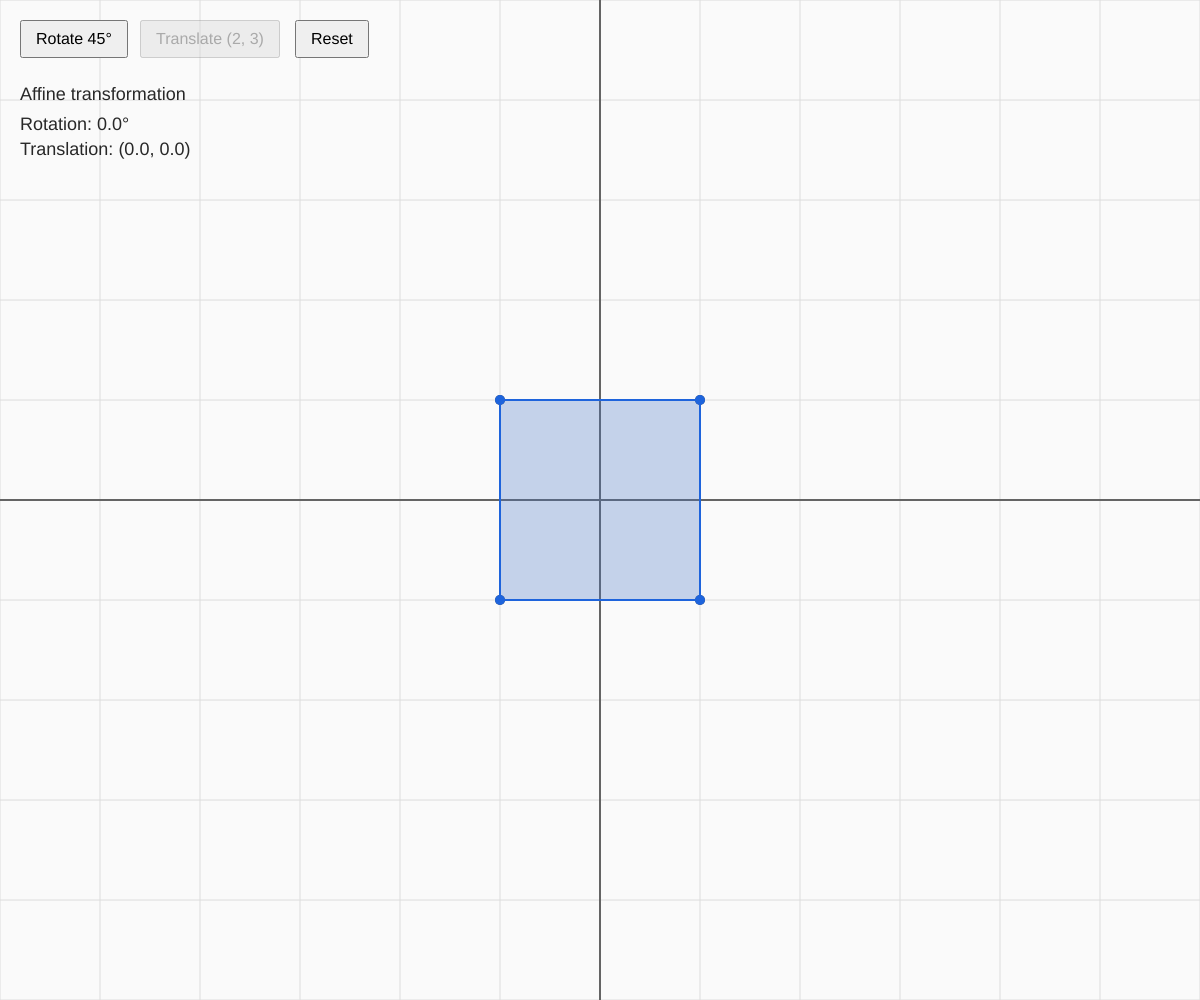
Frame 1 (no input)
Frame 60 (no input): identical to frame 1, image omitted
Frame 120 (the mouse pressed at the canvas centre since frame 60): identical to frame 1, image omitted

The p5.js sketch that drew this single still picture (run headless with seeded random() and noise() and a simulated clock; from frame 60 on, the mouse is pressed at the canvas centre):

// p5.js sketch
// ── sketch.js
let angle = 0;
let tx = 0;
let ty = 0;

let targetAngle = 0;
let targetTx = 0;
let targetTy = 0;

let startAngle = 0;
let startTx = 0;
let startTy = 0;

let animationStart = 0;
let animationDuration = 1000;
let animating = false;

let rotateButton;
let translateButton;
let resetButton;

// Original square
const square = [
    [-1, 1],
    [1, 1],
    [1, -1],
    [-1, -1]
];

function setup() {

    createCanvas(windowWidth, windowHeight);

    rotateButton = createButton("Rotate 45°");
    rotateButton.position(20, 20);
    rotateButton.style("font-size", "16px");
    rotateButton.style("padding", "8px 14px");
    rotateButton.mousePressed(startRotation);

    translateButton = createButton("Translate (2, 3)");
    translateButton.position(140, 20);
    translateButton.style("font-size", "16px");
    translateButton.style("padding", "8px 14px");
    translateButton.attribute("disabled", "");
    translateButton.mousePressed(startTranslation);

    resetButton = createButton("Reset");
    resetButton.position(295, 20);
    resetButton.style("font-size", "16px");
    resetButton.style("padding", "8px 14px");
    resetButton.mousePressed(resetTransformation);
}


function draw() {

    background(250);

    // --------------------------------------------------------
    // Animate transformation
    // --------------------------------------------------------

    if (animating) {

        let t = (millis() - animationStart) / animationDuration;

        t = constrain(t, 0, 1);

        // Smooth easing
        t = easeInOut(t);

        angle = lerp(startAngle, targetAngle, t);
        tx = lerp(startTx, targetTx, t);
        ty = lerp(startTy, targetTy, t);

        if (t >= 1) {

            angle = targetAngle;
            tx = targetTx;
            ty = targetTy;

            animating = false;

            updateButtons();
        }
    }


    // --------------------------------------------------------
    // Coordinate system
    // --------------------------------------------------------

    push();

    translate(width / 2, height / 2);

    const s = min(width, height) / 10;

    scale(s, -s);

    drawGrid();
    drawAxes();

    // Original square
    drawSquare(square, false);

    // Transformed square
    const transformed = square.map(p => transformPoint(p));

    drawSquare(transformed, true);

    pop();


    // --------------------------------------------------------
    // Information
    // --------------------------------------------------------

    fill(40);
    noStroke();
    textSize(18);

    text("Affine transformation", 20, 100);

    text(
        "Rotation: " + degrees(angle).toFixed(1) + "°",
        20,
        130
    );

    text(
        "Translation: (" +
        tx.toFixed(1) + ", " +
        ty.toFixed(1) + ")",
        20,
        155
    );
}


// ------------------------------------------------------------
// Start rotation
// ------------------------------------------------------------

function startRotation() {

    if (animating) return;

    startAngle = angle;
    startTx = tx;
    startTy = ty;

    targetAngle = PI / 4;
    targetTx = tx;
    targetTy = ty;

    startAnimation();
}


// ------------------------------------------------------------
// Start translation
// ------------------------------------------------------------

function startTranslation() {

    if (animating) return;

    startAngle = angle;
    startTx = tx;
    startTy = ty;

    targetAngle = angle;
    targetTx = 2;
    targetTy = 3;

    startAnimation();
}


// ------------------------------------------------------------
// Start animation
// ------------------------------------------------------------

function startAnimation() {

    animationStart = millis();
    animating = true;

    rotateButton.attribute("disabled", "");
    translateButton.attribute("disabled", "");
    resetButton.attribute("disabled", "");
}


// ------------------------------------------------------------
// Reset
// ------------------------------------------------------------

function resetTransformation() {

    if (animating) return;

    startAngle = angle;
    startTx = tx;
    startTy = ty;

    targetAngle = 0;
    targetTx = 0;
    targetTy = 0;

    startAnimation();
}


// ------------------------------------------------------------
// Button states
// ------------------------------------------------------------

function updateButtons() {

    resetButton.removeAttribute("disabled");

    if (angle === 0 && tx === 0 && ty === 0) {

        rotateButton.removeAttribute("disabled");
        translateButton.attribute("disabled", "");

    } else if (abs(angle - PI / 4) < 0.001 &&
               abs(tx) < 0.001 &&
               abs(ty) < 0.001) {

        rotateButton.attribute("disabled", "");
        translateButton.removeAttribute("disabled");

    } else {

        rotateButton.attribute("disabled", "");
        translateButton.attribute("disabled");
    }
}


// ------------------------------------------------------------
// Transformation
// ------------------------------------------------------------

function transformPoint(p) {

    const x = p[0];
    const y = p[1];

    // Rotation
    const xr =
        x * cos(angle) -
        y * sin(angle);

    const yr =
        x * sin(angle) +
        y * cos(angle);

    // Translation
    const xt = xr + tx;
    const yt = yr + ty;

    return [xt, yt];
}


// ------------------------------------------------------------
// Easing function
// ------------------------------------------------------------

function easeInOut(t) {

    return t < 0.5
        ? 2 * t * t
        : 1 - pow(-2 * t + 2, 2) / 2;
}


// ------------------------------------------------------------
// Drawing
// ------------------------------------------------------------

function drawSquare(sq, transformed) {

    const s = min(width, height) / 10;

    if (transformed) {
        stroke(30, 100, 220);
        fill(30, 100, 220, 50);
    } else {
        stroke(100);
        fill(150, 150, 150, 35);
    }

    strokeWeight(2 / s);

    beginShape();

    for (const p of sq) {
        vertex(p[0], p[1]);
    }

    endShape(CLOSE);

    // Vertices
    noStroke();

    if (transformed) {
        fill(30, 100, 220);
    } else {
        fill(80);
    }

    for (const p of sq) {
        circle(p[0], p[1], 0.10);
    }
}


function drawGrid() {

    const range = 7;
    const s = min(width, height) / 10;

    stroke(220);
    strokeWeight(1 / s);

    for (let x = -range; x <= range; x++) {
        line(x, -range, x, range);
    }

    for (let y = -range; y <= range; y++) {
        line(-range, y, range, y);
    }
}


function drawAxes() {

    const s = min(width, height) / 10;

    stroke(100);
    strokeWeight(2 / s);

    line(-7, 0, 7, 0);
    line(0, -7, 0, 7);

    push();

    scale(1, -1);

    noStroke();
    fill(50);

    textSize(16 / s);

    text("x", 6.8, 25 / s);
    text("y", 10 / s, -6.7);

    pop();
}


// ------------------------------------------------------------
// Full screen
// ------------------------------------------------------------

function windowResized() {
    resizeCanvas(windowWidth, windowHeight);
}
